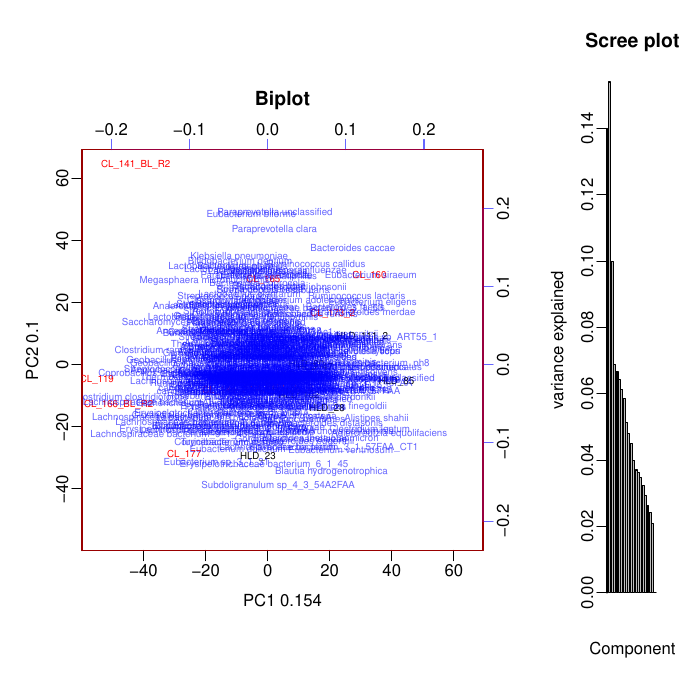

Recreate this plot in R.
library(zCompositions)
library(randomcoloR)
library(compositions)

d <- read.table("data/summary_all_count.txt", header=T, row.names=1, sep="\t",quote="",comment.char="",stringsAsFactors=FALSE)

d <- d[,(grepl("CL*", colnames(d)) | grepl("HLD*", colnames(d)))]

# for some reason the unclassified species has a bunch of dashes instead of numbers
d <- d[which(rownames(d)!="s__unclassified"),]
d.rownames <- rownames(d)
d <- apply(d,2,function(x) as.numeric(x))
rownames(d) <- d.rownames

# remove all features with zero counts for all samples
d.sum <- apply(d,1,sum)

d <- d[which(d.sum>0),]

original.data <- d

sample.sum <- apply(d,2,sum)
one.percent <- sample.sum*0.01

d.adj.zero <- t(cmultRepl(t(d),method="CZM"))

filter <- apply(d,1,function(x) length(which(x > one.percent)))
d.filter <- d.adj.zero[which(filter > 0),]

taxa.col <- data.frame(as.character(rownames(d)),rownames(d))
colnames(taxa.col) <- c("taxon","color")
taxa.col[,2] <- distinctColorPalette(length(taxa.col[,2]))

d.prop <- apply(d.adj.zero,2,function(x){x/sum(x)})
d.filter.prop <- apply(d.filter,2,function(x) {x/sum(x)})

d.clr <- t(apply(d.prop,2,function(x){log(x) - mean(log(x))}))
d.filter.clr <- t(apply(d.filter.prop,2,function(x){log(x) - mean(log(x))}))

d.pcx <- prcomp(d.clr)
d.filter.pcx <- prcomp(d.filter.clr)

conds <- data.frame(c(rep("NASH",10),rep("Healthy",10)))
colnames(conds) <- "cond"

palette=palette(c(rgb(1,0,0,0.6), rgb(0,0,1,0.6), rgb(0,1,1,0.6)))

pdf("biplots.pdf")

layout(matrix(c(1,2),1,2, byrow=T), widths=c(6,2), heights=c(8,3))
par(mgp=c(2,0.5,0))
# make a covariance biplot of the data with compositions function
coloredBiplot(d.pcx, cex=c(0.6, 0.6),
arrow.len=0.05,
xlab=paste("PC1 ", round (sum(d.pcx$sdev[1]^2)/mvar(d.clr),3), sep=""),
ylab=paste("PC2 ", round (sum(d.pcx$sdev[2]^2)/mvar(d.clr),3), sep=""),
expand=0.8,var.axes=T, scale=1, main="Biplot")
barplot(d.pcx$sdev^2/mvar(d.clr),  ylab="variance explained", xlab="Component", main="Scree plot") # scree plot

coloredBiplot(d.filter.pcx, cex=c(0.6, 0.6),
arrow.len=0.05,
xlab=paste("PC1 ", round (sum(d.filter.pcx$sdev[1]^2)/mvar(d.filter.clr),3), sep=""),
ylab=paste("PC2 ", round (sum(d.filter.pcx$sdev[2]^2)/mvar(d.filter.clr),3), sep=""),
expand=0.8,var.axes=T, scale=1, main="Biplot")
barplot(d.filter.pcx$sdev^2/mvar(d.filter.clr),  ylab="variance explained", xlab="Component", main="Scree plot") # scree plot

dev.off()


# generate the distance matrix
d.dist <- dist(d.clr, method="euclidian")
d.filter.dist <- dist(d.filter.clr, method="euclidian")
# cluster the data
d.hc <- hclust(d.dist, method="ward.D2")
d.filter.hc <- hclust(d.filter.dist, method="ward.D2")
# now re-order the data to plot the barplot in the same order
d.order <- d.adj.zero[,d.hc$order]
d.filter.order <- d.filter[,d.filter.hc$order]
d.order.acomp <- acomp(t(d.order))
















# generate the distance matrix
dd <- dist(d.clr.abund, method="euclidian")
# cluster the data
hc <- hclust(dd, method="ward.D2")
# now re-order the data to plot the barplot in the same order
d.order <- d.pro.abund[,hc$order]
d.order.acomp <- acomp(t(d.order))

layout(matrix(c(1,3,2,3),2,2, byrow=T), widths=c(6,2), height=c(4,4))
par(mar=c(2,1,1,1)+0.1)
# plot the dendrogram
plot(hc, cex=0.6)
# plot the barplot below
barplot(d.order.acomp, legend.text=F, col=colours, axisnames=F, border=NA, xpd=T)
par(mar=c(0,1,1,1)+0.1)
# and the legend
plot(1,2, pch = 1, lty = 1, ylim=c(-20,20), type = "n", axes = FALSE, ann = FALSE)
legend(x="center", legend=d.names, col=colours, lwd=5, cex=.6, border=NULL)

# generate the dataset by making a data frame of
d.B <- colnames(d.pro.0)[grep("B", colnames(d.pro.0))] # Before samples
d.A <- colnames(d.pro.0)[grep("A", colnames(d.pro.0))] # After samples
d.aldex <- data.frame(d.pro.0[,d.B], d.pro.0[,d.A]) # make a data frame
# make the vector of set membership in the same order as
conds.aldex <- c(rep("Be", 31), rep("Af", 31))
# generate 128 Dirichlet Monte-Carlo replicates
x <- aldex.clr(d.aldex, mc.samples=128, verbose=FALSE)
## [1] "operating in serial mode"
# calculate p values for each replicate and report the mean
x.t <- aldex.ttest(x, conds.aldex)
# calculate mean effect sizes
x.e <- aldex.effect(x, conds.aldex, verbose=FALSE)
## [1] "operating in serial mode"
# save it all in a data frame
x.all <- data.frame(x.e,x.t)

x.p <- aldex.clr(d.pro.abund, mc.samples=128)
## [1] "operating in serial mode"
min.sma.df <- aldex.phi(x.p)
min.sma.df$row <- gsub(".+:", "", min.sma.df$row)
min.sma.df$col <- gsub(".+:", "", min.sma.df$col)
phi.cutoff <- 0.5
min.sma.lo.phi <- subset(min.sma.df, phi < phi.cutoff)
## generate a graphical object
g <- graph.data.frame(min.sma.lo.phi, directed=FALSE)
## # get the clusters from the graph object
g.clust <- clusters(g)
### # data frame containing the names and group memberships of each cluster
g.df <- data.frame(Systematic.name=V(g)$name, cluster=g.clust$membership,
cluster.size=g.clust$csize[g.clust$membership])
# get clusters of a given size here all clusters are captured
big <- g.df[which(g.df$cluster.size >= 1),]
colnames(big) <- colnames(g.df)

layout(matrix(c(1,2,3,1,2,3),2,3, byrow=T), widths=c(5,2,2), height=c(4,4))
par(mar=c(5,4,4,1)+0.1)
aldex.plot(x.all, test="wilcox", cutoff=0.05, all.cex=0.8, called.cex=1)
plot(x.all$effect, x.all$wi.eBH, log="y", pch=19, main="Effect",
cex=0.5, xlab="Effect size", ylab="Expected Benjamini-Hochberg P")
abline(h=0.05, lty=2)
plot(x.all$diff.btw, x.all$wi.eBH, log="y", pch=19, main="Volcano",
cex=0.5, xlab="Difference", ylab="Expected Benjamini-Hochberg P")
abline(h=0.05, lty=2)
